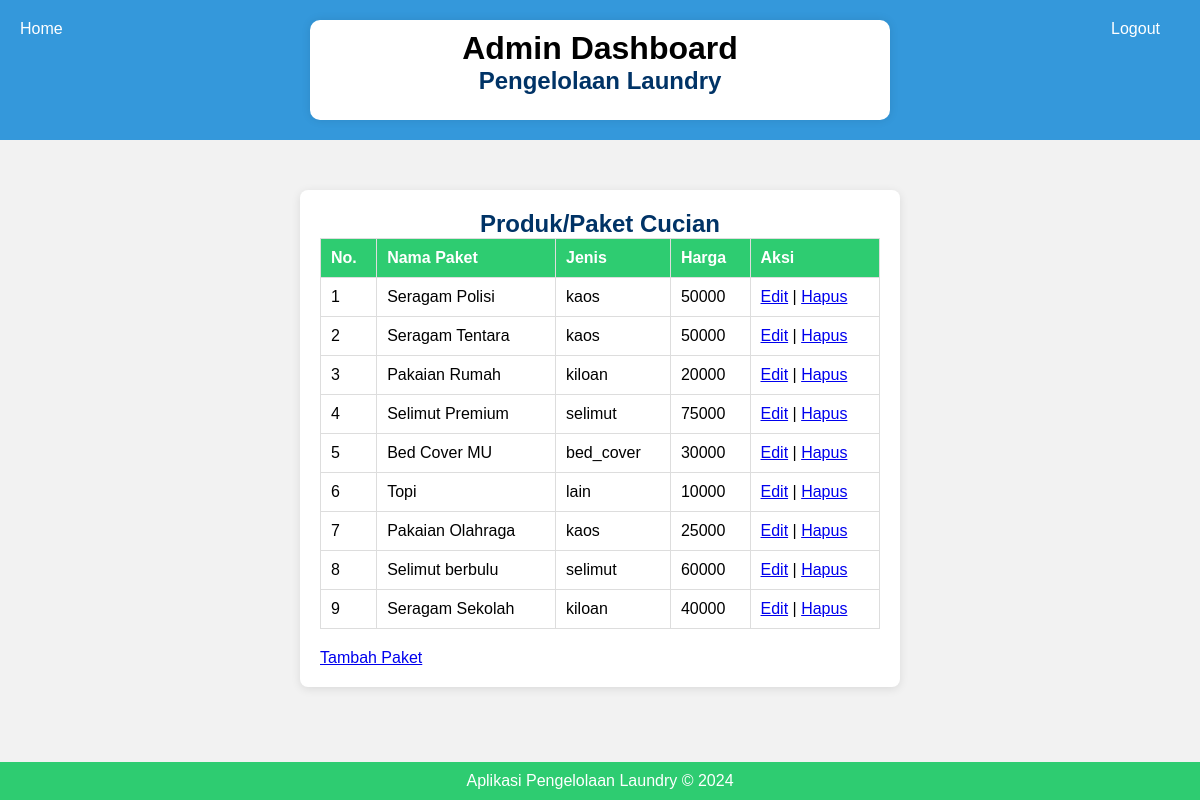
The app's page /paket.php (signed in) with its own data.
### tables this page shows
CREATE TABLE `tb_paket` (
  `id` int(11) NOT NULL,
  `id_outlet` int(11) DEFAULT NULL,
  `jenis` enum('kiloan','selimut','bed_cover','kaos','lain') DEFAULT NULL,
  `nama_paket` varchar(100) DEFAULT NULL,
  `harga` int(11) DEFAULT NULL
);

### paket.php (the view, shortened to what this page needs)
<!DOCTYPE html>
<html lang="id">
<head>
    <link rel="stylesheet" href="css/style.css">
    <link rel="stylesheet" href="css/registrasi.css">
</head>
<header>
    <div class="container">
        <div class="branding">
            <h1>Admin Dashboard</h1>
            <h2>Pengelolaan Laundry</h2>
        </div>
    </div>
    <ul class="logout">
        <li><a href="logout.php">Logout</a></li>
    </ul>
    <ul class="home">
        <li><a href="admin_dashboard.php">Home</a></li>
    </ul>
</header>
<body>
    <div class="container">
        <h2>Produk/Paket Cucian</h2>
        <table class="registrasi-table">
            <thead>
                <tr>
                    <th>No.</th>
                    <th>Nama Paket</th>
                    <th>Jenis</th>
                    <th>Harga</th>
                    <th>Aksi</th>
                </tr>
            </thead>
            <tbody>
                <?php
                include 'koneksi.php';
                $query = "SELECT * FROM tb_paket";
                $result = mysqli_query($koneksi, $query);
                $no = 1;
                while ($data = mysqli_fetch_assoc($result)) {
                    ?>
                    <tr>
                        <td><?php echo $no++; ?></td>
                        <td><?php echo $data['nama_paket']; ?></td>
                        <td><?php echo $data['jenis']; ?></td>
                        <td><?php echo $data['harga']; ?></td>
                        <td>
                            <a href="edit_paket.php?id=<?php echo $data['id']; ?>">Edit</a> |
                            <a href="hapus_paket.php?id=<?php echo $data['id']; ?>">Hapus</a>
                        </td>
                    </tr>
                    <?php
                }
                ?>
            </tbody>
        </table>
        <a href="tambah_paket.php">Tambah Paket</a>
    </div>
    <footer>
        <p>Aplikasi Pengelolaan Laundry &copy; 2024</p>
    </footer>
</body>
</html>

### css/style.css (style rules this page uses)
* { margin: 0; padding: 0; box-sizing: border-box; }
body { font-family: Arial, sans-serif; background-color: #f4f4f4; margin: 0; padding: 0; }
header { background-color: #3498db; color: #000000; padding: 20px; text-align: center; position: relative; }
header .container { max-width: 650px; margin: 0 auto; padding: 10px; background-color: #fff; border-radius: 10px 10px 10px 10px; box-shadow: 0 0 10px rgba(0, 0, 0, 0.1); height: 100px; }
header ul { list-style: none; margin: 0; padding: 0; position: absolute; top: 20px; }
header ul li { display: inline-block; margin-right: 20px; }
header ul li a { color: #fff; text-decoration: none; transition: color 0.3s ease; }
.logout { position: absolute; right: 20px; top: 20px; color: #fff; text-decoration: none; transition: color 0.3s ease; }
.home { position: absolute; left: 20px; bottom: 10px; color: #fff; text-decoration: none; transition: color 0.3s ease; }
.container { max-width: 1200px; margin: 40px auto; padding: 20px; background-color: #fff; border-radius: 10px; box-shadow: 0 0 10px rgba(0, 0, 0, 0.1); }
footer { background-color: #2ecc71; color: #fff; padding: 10px; text-align: center; clear: both; position: fixed; bottom: 0; width: 100%; }

### css/registrasi.css (style rules this page uses)
body { font-family: Arial, sans-serif; background-color: #f2f2f2; margin: 0; padding: 0; }
.container { width: 50%; margin: 50px auto; background-color: #ffffff; padding: 20px; border-radius: 8px; box-shadow: 0 2px 10px rgba(0, 0, 0, 0.1); }
h2 { text-align: center; color: #003366; }
.registrasi-table { width: 100%; border-collapse: collapse; margin-bottom: 20px; }
.registrasi-table th, .registrasi-table td { border: 1px solid #ddd; padding: 10px; text-align: left; }
.registrasi-table th { background-color: #2ecc71; color: #fff; }

### records on screen
tb_paket: nama_paket "Seragam Polisi", jenis "kaos", harga "50000"
tb_paket: nama_paket "Seragam Tentara", jenis "kaos", harga "50000"
tb_paket: nama_paket "Pakaian Rumah", jenis "kiloan", harga "20000"
tb_paket: nama_paket "Selimut Premium", jenis "selimut", harga "75000"
tb_paket: nama_paket "Bed Cover MU", jenis "bed_cover", harga "30000"
tb_paket: nama_paket "Topi", jenis "lain", harga "10000"
tb_paket: nama_paket "Pakaian Olahraga", jenis "kaos", harga "25000"
tb_paket: nama_paket "Selimut berbulu", jenis "selimut", harga "60000"
tb_paket: nama_paket "Seragam Sekolah", jenis "kiloan", harga "40000"
